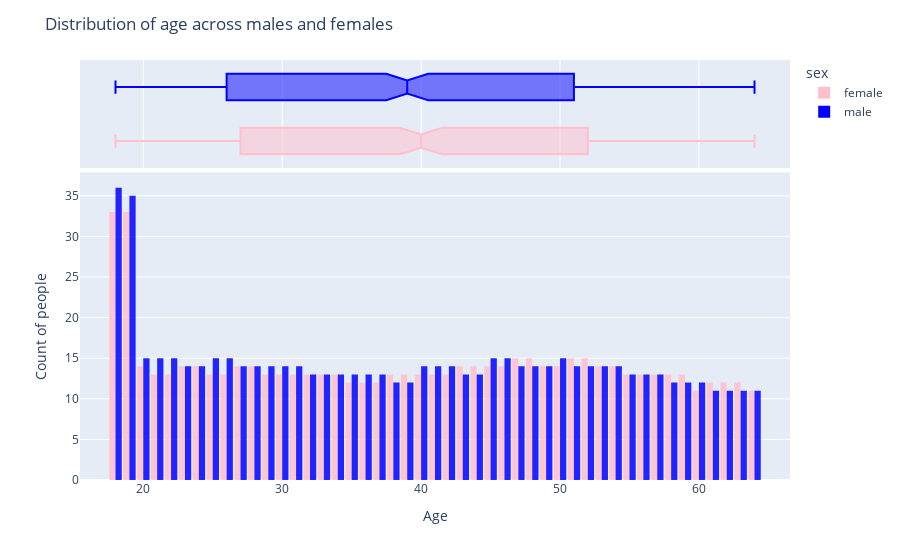

Notebook code cell kept with this figure:
### Code cell
colors = {
    'male': 'blue',
    'female': 'pink'
}
fig = px.histogram(medical_df,
                   x = 'age',
                   marginal = 'box', color = medical_df['sex'], color_discrete_map = colors,
                   nbins= 47, barmode='group', opacity = 0.85) # every age has two bars associated to it split by male and female
fig.update_layout(
    bargap = 0.1,
    title = 'Distribution of age across males and females',
    xaxis_title = 'Age',
    yaxis_title = 'Count of people')
fig.show()

### Figure 1 — Plotly figure (JSON) as saved in the notebook; plotly's stock layout.template omitted (floating-point values rounded to 4 significant figures; data arrays with more than 128 entries replaced by an {"elided": "..."} marker saying what was removed)
{"data": [{"alignmentgroup": "True", "bingroup": "x", "hovertemplate": "sex=female<br>age=%{x}<br>count=%{y}<extra></extra>", "legendgroup": "female", "marker": {"color": "pink", "opacity": 0.85, "pattern": {"shape": ""}}, "name": "female", "nbinsx": 47, "offsetgroup": "female", "orientation": "v", "showlegend": true, "type": "histogram", "x": {"elided": "662 int values"}, "xaxis": "x", "yaxis": "y"}, {"alignmentgroup": "True", "hovertemplate": "sex=female<br>age=%{x}<extra></extra>", "legendgroup": "female", "marker": {"color": "pink"}, "name": "female", "notched": true, "offsetgroup": "female", "showlegend": false, "type": "box", "x": {"elided": "662 int values"}, "xaxis": "x2", "yaxis": "y2"}, {"alignmentgroup": "True", "bingroup": "x", "hovertemplate": "sex=male<br>age=%{x}<br>count=%{y}<extra></extra>", "legendgroup": "male", "marker": {"color": "blue", "opacity": 0.85, "pattern": {"shape": ""}}, "name": "male", "nbinsx": 47, "offsetgroup": "male", "orientation": "v", "showlegend": true, "type": "histogram", "x": {"elided": "676 int values"}, "xaxis": "x", "yaxis": "y"}, {"alignmentgroup": "True", "hovertemplate": "sex=male<br>age=%{x}<extra></extra>", "legendgroup": "male", "marker": {"color": "blue"}, "name": "male", "notched": true, "offsetgroup": "male", "showlegend": false, "type": "box", "x": {"elided": "676 int values"}, "xaxis": "x2", "yaxis": "y2"}], "layout": {"bargap": 0.1, "barmode": "group", "legend": {"title": {"text": "sex"}, "tracegroupgap": 0}, "margin": {"t": 60}, "title": {"text": "Distribution of age across males and females"}, "xaxis": {"anchor": "y", "domain": [0, 1], "title": {"text": "Age"}}, "xaxis2": {"anchor": "y2", "domain": [0, 1], "matches": "x", "showgrid": true, "showticklabels": false}, "yaxis": {"anchor": "x", "domain": [0, 0.7326], "title": {"text": "Count of people"}}, "yaxis2": {"anchor": "x2", "domain": [0.7426, 1], "matches": "y2", "showgrid": false, "showline": false, "showticklabels": false, "ticks": ""}}}
